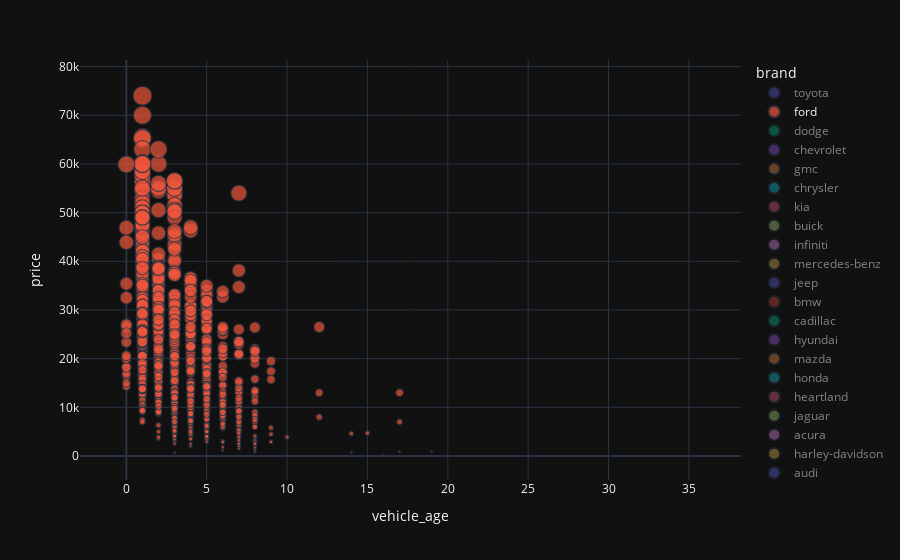

The notebook cell this image was saved under:
### Code cell
fig = px.scatter(data, x="vehicle_age", y="price", color="brand", size='price',hover_data=['model'], template = 'plotly_dark')
fig.show()

### Figure 1 — Plotly figure (JSON) as saved in the notebook; plotly's stock layout.template omitted (floating-point values rounded to 4 significant figures; data arrays with more than 128 entries replaced by an {"elided": "..."} marker saying what was removed)
{"data": [{"customdata": [["cruiser"]], "hovertemplate": "brand=toyota<br>vehicle_age=%{x}<br>price=%{marker.size}<br>model=%{customdata[0]}<extra></extra>", "legendgroup": "toyota", "marker": {"color": "#636efa", "size": [6300], "sizemode": "area", "sizeref": 212.2, "symbol": "circle"}, "mode": "markers", "name": "toyota", "showlegend": true, "type": "scattergl", "visible": "legendonly", "x": [12], "xaxis": "x", "y": [6300], "yaxis": "y"}, {"customdata": {"elided": "1234x1 str values"}, "hovertemplate": "brand=ford<br>vehicle_age=%{x}<br>price=%{marker.size}<br>model=%{customdata[0]}<extra></extra>", "legendgroup": "ford", "marker": {"color": "#EF553B", "size": {"elided": "1234 int values"}, "sizemode": "area", "sizeref": 212.2, "symbol": "circle"}, "mode": "markers", "name": "ford", "showlegend": true, "type": "scattergl", "visible": true, "x": {"elided": "1234 int values"}, "xaxis": "x", "y": {"elided": "1234 int values"}, "yaxis": "y"}, {"customdata": {"elided": "432x1 str values"}, "hovertemplate": "brand=dodge<br>vehicle_age=%{x}<br>price=%{marker.size}<br>model=%{customdata[0]}<extra></extra>", "legendgroup": "dodge", "marker": {"color": "#00cc96", "size": {"elided": "432 int values"}, "sizemode": "area", "sizeref": 212.2, "symbol": "circle"}, "mode": "markers", "name": "dodge", "showlegend": true, "type": "scattergl", "visible": "legendonly", "x": {"elided": "432 int values"}, "xaxis": "x", "y": {"elided": "432 int values"}, "yaxis": "y"}, {"customdata": {"elided": "296x1 str values"}, "hovertemplate": "brand=chevrolet<br>vehicle_age=%{x}<br>price=%{marker.size}<br>model=%{customdata[0]}<extra></extra>", "legendgroup": "chevrolet", "marker": {"color": "#ab63fa", "size": {"elided": "296 int values"}, "sizemode": "area", "sizeref": 212.2, "symbol": "circle"}, "mode": "markers", "name": "chevrolet", "showlegend": true, "type": "scattergl", "visible": "legendonly", "x": {"elided": "296 int values"}, "xaxis": "x", "y": {"elided": "296 int values"}, "yaxis": "y"}, {"customdata": [["door"], ["mpv"], ["door"], ["door"], ["door"], ["door"], ["door"], ["door"], ["door"], ["mpv"], ["mpv"], ["door"], ["door"], ["door"], ["door"], ["door"], ["door"], ["mpv"], ["mpv"], ["mpv"], ["mpv"], ["mpv"], ["door"], ["mpv"], ["mpv"], ["mpv"], ["mpv"], ["door"], ["door"], ["door"], ["door"], ["door"], ["door"], ["door"], ["acadia"], ["cab"], ["1500"], ["mpv"], ["limited"], ["mpv"], ["2500hd"]], "hovertemplate": "brand=gmc<br>vehicle_age=%{x}<br>price=%{marker.size}<br>model=%{customdata[0]}<extra></extra>", "legendgroup": "gmc", "marker": {"color": "#FFA15A", "size": [13350, 12920, 12710, 12520, 11900, 12710, 11900, 12710, 12520, 12710, 12920, 13490, 12710, 12780, 12520, 12520, 13200, 9190, 5520, 5520, 6270, 5600, 0, 5630, 6300, 9270, 9190, 1025, 25, 5000, 5790, 8850, 500, 5100, 21400, 5380, 48500, 3330, 26000, 5630, 32500], "sizemode": "area", "sizeref": 212.2, "symbol": "circle"}, "mode": "markers", "name": "gmc", "showlegend": true, "type": "scattergl", "visible": "legendonly", "x": [3, 3, 3, 3, 3, 3, 3, 3, 3, 3, 3, 3, 3, 3, 3, 3, 3, 3, 3, 3, 3, 3, 16, 3, 3, 3, 3, 11, 17, 8, 8, 9, 2, 9, 2, 9, 1, 11, 1, 3, 2], "xaxis": "x", "y": [13350, 12920, 12710, 12520, 11900, 12710, 11900, 12710, 12520, 12710, 12920, 13490, 12710, 12780, 12520, 12520, 13200, 9190, 5520, 5520, 6270, 5600, 0, 5630, 6300, 9270, 9190, 1025, 25, 5000, 5790, 8850, 500, 5100, 21400, 5380, 48500, 3330, 26000, 5630, 32500], "yaxis": "y"}, {"customdata": [["wagon"], ["300"], ["pacifica"], ["300"], ["pacifica"], ["300"], ["300"], ["300"], ["door"], ["pacifica"], ["van"], ["300"], ["door"], ["door"], ["door"], ["van"], ["door"], ["door"]], "hovertemplate": "brand=chrysler<br>vehicle_age=%{x}<br>price=%{marker.size}<br>model=%{customdata[0]}<extra></extra>", "legendgroup": "chrysler", "marker": {"color": "#19d3f3", "size": [5430, 19600, 23000, 18500, 29100, 19300, 19400, 18300, 7350, 26500, 25900, 19500, 6440, 175, 25, 2960, 1420, 3450], "sizemode": "area", "sizeref": 212.2, "symbol": "circle"}, "mode": "markers", "name": "chrysler", "showlegend": true, "type": "scattergl", "visible": "legendonly", "x": [3, 1, 0, 1, 1, 1, 1, 1, 5, 3, 3, 3, 2, 20, 15, 12, 13, 9], "xaxis": "x", "y": [5430, 19600, 23000, 18500, 29100, 19300, 19400, 18300, 7350, 26500, 25900, 19500, 6440, 175, 25, 2960, 1420, 3450], "yaxis": "y"}, {"customdata": [["forte"], ["forte"], ["sorento"], ["door"], ["soul"], ["sorento"], ["wagon"], ["sportage"], ["door"], ["sorento"], ["door"], ["sorento"], ["sorento"]], "hovertemplate": "brand=kia<br>vehicle_age=%{x}<br>price=%{marker.size}<br>model=%{customdata[0]}<extra></extra>", "legendgroup": "kia", "marker": {"color": "#FF6692", "size": [5200, 7300, 21500, 3000, 12700, 13800, 0, 13000, 3810, 14000, 13300, 15500, 21500], "sizemode": "area", "sizeref": 212.2, "symbol": "circle"}, "mode": "markers", "name": "kia", "showlegend": true, "type": "scattergl", "visible": "legendonly", "x": [2, 2, 0, 7, 1, 3, 12, 3, 4, 3, 3, 3, 3], "xaxis": "x", "y": [5200, 7300, 21500, 3000, 12700, 13800, 0, 13000, 3810, 14000, 13300, 15500, 21500], "yaxis": "y"}, {"customdata": [["encore"], ["door"], ["enclave"], ["door"], ["door"], ["door"], ["encore"], ["door"], ["encore"], ["enclave"], ["door"], ["door"], ["door"]], "hovertemplate": "brand=buick<br>vehicle_age=%{x}<br>price=%{marker.size}<br>model=%{customdata[0]}<extra></extra>", "legendgroup": "buick", "marker": {"color": "#B6E880", "size": [16500, 12000, 27000, 18100, 26400, 20105, 13200, 0, 13500, 37500, 21500, 21500, 29000], "sizemode": "area", "sizeref": 212.2, "symbol": "circle"}, "mode": "markers", "name": "buick", "showlegend": true, "type": "scattergl", "visible": "legendonly", "x": [2, 6, 3, 3, 3, 4, 3, 14, 4, 1, 3, 3, 3], "xaxis": "x", "y": [16500, 12000, 27000, 18100, 26400, 20105, 13200, 0, 13500, 37500, 21500, 21500, 29000], "yaxis": "y"}, {"customdata": [["q70"], ["mpv"], ["mpv"], ["mpv"], ["mpv"], ["mpv"], ["mpv"], ["mpv"], ["mpv"], ["mpv"], ["mpv"], ["mpv"]], "hovertemplate": "brand=infiniti<br>vehicle_age=%{x}<br>price=%{marker.size}<br>model=%{customdata[0]}<extra></extra>", "legendgroup": "infiniti", "marker": {"color": "#FF97FF", "size": [18500, 10330, 10400, 14810, 10050, 10120, 10330, 13080, 15050, 14750, 14750, 15010], "sizemode": "area", "sizeref": 212.2, "symbol": "circle"}, "mode": "markers", "name": "infiniti", "showlegend": true, "type": "scattergl", "visible": "legendonly", "x": [4, 1, 1, 1, 1, 1, 1, 1, 1, 1, 1, 1], "xaxis": "x", "y": [18500, 10330, 10400, 14810, 10050, 10120, 10330, 13080, 15050, 14750, 14750, 15010], "yaxis": "y"}, {"customdata": [["vans"], ["vans"], ["gle"], ["door"], ["glc"], ["e-class"], ["gle"], ["sl-class"], ["door"], ["door"]], "hovertemplate": "brand=mercedes-benz<br>vehicle_age=%{x}<br>price=%{marker.size}<br>model=%{customdata[0]}<extra></extra>", "legendgroup": "mercedes-benz", "marker": {"color": "#FECB52", "size": [16600, 16600, 40000, 10740, 24900, 29400, 28000, 84900, 17900, 18000], "sizemode": "area", "sizeref": 212.2, "symbol": "circle"}, "mode": "markers", "name": "mercedes-benz", "showlegend": true, "type": "scattergl", "visible": "legendonly", "x": [4, 4, 1, 2, 2, 3, 2, 3, 5, 5], "xaxis": "x", "y": [16600, 16600, 40000, 10740, 24900, 29400, 28000, 84900, 17900, 18000], "yaxis": "y"}, {"customdata": [["compass"], ["compass"], ["cherokee"], ["cherokee"], ["cherokee"], ["compass"], ["compass"], ["compass"], ["compass"], ["mpv"], ["mpv"], ["mpv"], ["mpv"], ["mpv"], ["mpv"], ["mpv"], ["door"], ["door"], ["door"], ["door"], ["mpv"], ["mpv"], ["mpv"], ["mpv"], ["mpv"], ["mpv"], ["mpv"], ["mpv"], ["mpv"], ["mpv"]], "hovertemplate": "brand=jeep<br>vehicle_age=%{x}<br>price=%{marker.size}<br>model=%{customdata[0]}<extra></extra>", "legendgroup": "jeep", "marker": {"color": "#636efa", "size": [16200, 16000, 20000, 20700, 21100, 15800, 15900, 17900, 18000, 6530, 4400, 10900, 10900, 6330, 6930, 11380, 4150, 25, 7770, 200, 5800, 11000, 4950, 11200, 11200, 8610, 11100, 10910, 11100, 11030], "sizemode": "area", "sizeref": 212.2, "symbol": "circle"}, "mode": "markers", "name": "jeep", "showlegend": true, "type": "scattergl", "visible": "legendonly", "x": [1, 1, 1, 1, 1, 1, 1, 1, 1, 1, 1, 1, 1, 1, 1, 1, 6, 21, 6, 19, 1, 1, 1, 1, 1, 1, 1, 1, 1, 1], "xaxis": "x", "y": [16200, 16000, 20000, 20700, 21100, 15800, 15900, 17900, 18000, 6530, 4400, 10900, 10900, 6330, 6930, 11380, 4150, 25, 7770, 200, 5800, 11000, 4950, 11200, 11200, 8610, 11100, 10910, 11100, 11030], "yaxis": "y"}, {"customdata": [["x3"], ["door"], ["m"], ["series"], ["series"], ["series"], ["door"], ["door"], ["series"], ["series"], ["coupe"], ["series"], ["door"], ["door"], ["series"], ["series"], ["x3"]], "hovertemplate": "brand=bmw<br>vehicle_age=%{x}<br>price=%{marker.size}<br>model=%{customdata[0]}<extra></extra>", "legendgroup": "bmw", "marker": {"color": "#EF553B", "size": [29400, 24500, 53500, 39000, 40000, 39000, 6200, 2925, 61200, 13500, 1825, 39800, 0, 15000, 29700, 33500, 19700], "sizemode": "area", "sizeref": 212.2, "symbol": "circle"}, "mode": "markers", "name": "bmw", "showlegend": true, "type": "scattergl", "visible": "legendonly", "x": [3, 3, 3, 4, 4, 4, 9, 7, 0, 6, 12, 3, 20, 6, 4, 3, 3], "xaxis": "x", "y": [29400, 24500, 53500, 39000, 40000, 39000, 6200, 2925, 61200, 13500, 1825, 39800, 0, 15000, 29700, 33500, 19700], "yaxis": "y"}, {"customdata": [["door"], ["door"], ["door"], ["door"], ["esv"], ["door"], ["srx"], ["coupe"], ["door"], ["xt5"]], "hovertemplate": "brand=cadillac<br>vehicle_age=%{x}<br>price=%{marker.size}<br>model=%{customdata[0]}<extra></extra>", "legendgroup": "cadillac", "marker": {"color": "#00cc96", "size": [23605, 25201, 24500, 47500, 33300, 19002, 18402, 0, 20400, 37500], "sizemode": "area", "sizeref": 212.2, "symbol": "circle"}, "mode": "markers", "name": "cadillac", "showlegend": true, "type": "scattergl", "visible": "legendonly", "x": [3, 3, 3, 3, 5, 4, 4, 20, 5, 1], "xaxis": "x", "y": [23605, 25201, 24500, 47500, 33300, 19002, 18402, 0, 20400, 37500], "yaxis": "y"}, {"customdata": [["door"], ["elantra"], ["mpv"], ["door"], ["door"], ["door"], ["door"], ["mpv"], ["door"], ["mpv"], ["mpv"], ["door"], ["mpv"], ["door"], ["door"]], "hovertemplate": "brand=hyundai<br>vehicle_age=%{x}<br>price=%{marker.size}<br>model=%{customdata[0]}<extra></extra>", "legendgroup": "hyundai", "marker": {"color": "#ab63fa", "size": [8200, 9800, 5350, 3760, 5998, 3960, 4010, 4690, 8000, 4730, 4650, 3440, 4750, 3460, 3250], "sizemode": "area", "sizeref": 212.2, "symbol": "circle"}, "mode": "markers", "name": "hyundai", "showlegend": true, "type": "scattergl", "visible": "legendonly", "x": [3, 3, 1, 1, 6, 1, 1, 1, 5, 1, 1, 1, 1, 8, 5], "xaxis": "x", "y": [8200, 9800, 5350, 3760, 5998, 3960, 4010, 4690, 8000, 4730, 4650, 3440, 4750, 3460, 3250], "yaxis": "y"}, {"customdata": [["door"], ["cx-3"]], "hovertemplate": "brand=mazda<br>vehicle_age=%{x}<br>price=%{marker.size}<br>model=%{customdata[0]}<extra></extra>", "legendgroup": "mazda", "marker": {"color": "#FFA15A", "size": [0, 16000], "sizemode": "area", "sizeref": 212.2, "symbol": "circle"}, "mode": "markers", "name": "mazda", "showlegend": true, "type": "scattergl", "visible": "legendonly", "x": [11, 4], "xaxis": "x", "y": [0, 16000], "yaxis": "y"}, {"customdata": [["door"], ["van"], ["door"], ["mpv"], ["door"], ["van"], ["door"], ["door"], ["door"], ["door"], ["door"], ["mpv"]], "hovertemplate": "brand=honda<br>vehicle_age=%{x}<br>price=%{marker.size}<br>model=%{customdata[0]}<extra></extra>", "legendgroup": "honda", "marker": {"color": "#19d3f3", "size": [0, 17200, 6940, 4950, 6240, 8160, 3960, 3700, 3900, 6160, 5420, 6900], "sizemode": "area", "sizeref": 212.2, "symbol": "circle"}, "mode": "markers", "name": "honda", "showlegend": true, "type": "scattergl", "visible": "legendonly", "x": [17, 4, 10, 4, 5, 5, 5, 6, 3, 3, 3, 3], "xaxis": "x", "y": [0, 17200, 6940, 4950, 6240, 8160, 3960, 3700, 3900, 6160, 5420, 6900], "yaxis": "y"}, {"customdata": [["pioneer"], ["trail"], ["country"], ["country"]], "hovertemplate": "brand=heartland<br>vehicle_age=%{x}<br>price=%{marker.size}<br>model=%{customdata[0]}<extra></extra>", "legendgroup": "heartland", "marker": {"color": "#FF6692", "size": [4050, 1880, 6680, 2220], "sizemode": "area", "sizeref": 212.2, "symbol": "circle"}, "mode": "markers", "name": "heartland", "showlegend": true, "type": "scattergl", "visible": "legendonly", "x": [2, 8, 9, 10], "xaxis": "x", "y": [4050, 1880, 6680, 2220], "yaxis": "y"}, {"customdata": [["door"]], "hovertemplate": "brand=jaguar<br>vehicle_age=%{x}<br>price=%{marker.size}<br>model=%{customdata[0]}<extra></extra>", "legendgroup": "jaguar", "marker": {"color": "#B6E880", "size": [2800], "sizemode": "area", "sizeref": 212.2, "symbol": "circle"}, "mode": "markers", "name": "jaguar", "showlegend": true, "type": "scattergl", "visible": "legendonly", "x": [1], "xaxis": "x", "y": [2800], "yaxis": "y"}, {"customdata": [["door"], ["door"], ["mdx"]], "hovertemplate": "brand=acura<br>vehicle_age=%{x}<br>price=%{marker.size}<br>model=%{customdata[0]}<extra></extra>", "legendgroup": "acura", "marker": {"color": "#FF97FF", "size": [1000, 3900, 16900], "sizemode": "area", "sizeref": 212.2, "symbol": "circle"}, "mode": "markers", "name": "acura", "showlegend": true, "type": "scattergl", "visible": "legendonly", "x": [12, 11, 6], "xaxis": "x", "y": [1000, 3900, 16900], "yaxis": "y"}, {"customdata": [["road/street"]], "hovertemplate": "brand=harley-davidson<br>vehicle_age=%{x}<br>price=%{marker.size}<br>model=%{customdata[0]}<extra></extra>", "legendgroup": "harley-davidson", "marker": {"color": "#FECB52", "size": [54680], "sizemode": "area", "sizeref": 212.2, "symbol": "circle"}, "mode": "markers", "name": "harley-davidson", "showlegend": true, "type": "scattergl", "visible": "legendonly", "x": [4], "xaxis": "x", "y": [54680], "yaxis": "y"}, {"customdata": [["door"], ["door"], ["q5"], ["5"]], "hovertemplate": "brand=audi<br>vehicle_age=%{x}<br>price=%{marker.size}<br>model=%{customdata[0]}<extra></extra>", "legendgroup": "audi", "marker": {"color": "#636efa", "size": [25, 0, 19500, 36400], "sizemode": "area", "sizeref": 212.2, "symbol": "circle"}, "mode": "markers", "name": "audi", "showlegend": true, "type": "scattergl", "visible": "legendonly", "x": [12, 15, 3, 5], "xaxis": "x", "y": [25, 0, 19500, 36400], "yaxis": "y"}, {"customdata": [["nautilus"], ["door"]], "hovertemplate": "brand=lincoln<br>vehicle_age=%{x}<br>price=%{marker.size}<br>model=%{customdata[0]}<extra></extra>", "legendgroup": "lincoln", "marker": {"color": "#EF553B", "size": [36300, 0], "sizemode": "area", "sizeref": 212.2, "symbol": "circle"}, "mode": "markers", "name": "lincoln", "showlegend": true, "type": "scattergl", "visible": "legendonly", "x": [1, 15], "xaxis": "x", "y": [36300, 0], "yaxis": "y"}, {"customdata": [["gx"], ["mpv"]], "hovertemplate": "brand=lexus<br>vehicle_age=%{x}<br>price=%{marker.size}<br>model=%{customdata[0]}<extra></extra>", "legendgroup": "lexus", "marker": {"color": "#00cc96", "size": [55600, 10840], "sizemode": "area", "sizeref": 212.2, "symbol": "circle"}, "mode": "markers", "name": "lexus", "showlegend": true, "type": "scattergl", "visible": "legendonly", "x": [0, 3], "xaxis": "x", "y": [55600, 10840], "yaxis": "y"}, {"customdata": {"elided": "312x1 str values"}, "hovertemplate": "brand=nissan<br>vehicle_age=%{x}<br>price=%{marker.size}<br>model=%{customdata[0]}<extra></extra>", "legendgroup": "nissan", "marker": {"color": "#ab63fa", "size": {"elided": "312 int values"}, "sizemode": "area", "sizeref": 212.2, "symbol": "circle"}, "mode": "markers", "name": "nissan", "showlegend": true, "type": "scattergl", "visible": "legendonly", "x": {"elided": "312 int values"}, "xaxis": "x", "y": {"elided": "312 int values"}, "yaxis": "y"}, {"customdata": [["sport"], ["discovery"], ["sport"], ["sport"]], "hovertemplate": "brand=land<br>vehicle_age=%{x}<br>price=%{marker.size}<br>model=%{customdata[0]}<extra></extra>", "legendgroup": "land", "marker": {"color": "#FFA15A", "size": [23000, 46900, 23200, 22500], "sizemode": "area", "sizeref": 212.2, "symbol": "circle"}, "mode": "markers", "name": "land", "showlegend": true, "type": "scattergl", "visible": "legendonly", "x": [2, 2, 2, 2], "xaxis": "x", "y": [23000, 46900, 23200, 22500], "yaxis": "y"}, {"customdata": [["ghibli"]], "hovertemplate": "brand=maserati<br>vehicle_age=%{x}<br>price=%{marker.size}<br>model=%{customdata[0]}<extra></extra>", "legendgroup": "maserati", "marker": {"color": "#19d3f3", "size": [30300], "sizemode": "area", "sizeref": 212.2, "symbol": "circle"}, "mode": "markers", "name": "maserati", "showlegend": true, "type": "scattergl", "visible": "legendonly", "x": [3], "xaxis": "x", "y": [30300], "yaxis": "y"}, {"customdata": [["truck"], ["truck"], ["truck"], ["truck"]], "hovertemplate": "brand=peterbilt<br>vehicle_age=%{x}<br>price=%{marker.size}<br>model=%{customdata[0]}<extra></extra>", "legendgroup": "peterbilt", "marker": {"color": "#FF6692", "size": [475, 100, 0, 1025], "sizemode": "area", "sizeref": 212.2, "symbol": "circle"}, "mode": "markers", "name": "peterbilt", "showlegend": true, "type": "scattergl", "visible": "legendonly", "x": [8, 8, 11, 10], "xaxis": "x", "y": [475, 100, 0, 1025], "yaxis": "y"}, {"customdata": [["door"]], "hovertemplate": "brand=ram<br>vehicle_age=%{x}<br>price=%{marker.size}<br>model=%{customdata[0]}<extra></extra>", "legendgroup": "ram", "marker": {"color": "#B6E880", "size": [11050], "sizemode": "area", "sizeref": 212.2, "symbol": "circle"}, "mode": "markers", "name": "ram", "showlegend": true, "type": "scattergl", "visible": "legendonly", "x": [3], "xaxis": "x", "y": [11050], "yaxis": "y"}], "layout": {"autosize": true, "legend": {"itemsizing": "constant", "title": {"text": "brand"}, "tracegroupgap": 0}, "margin": {"t": 60}, "xaxis": {"anchor": "y", "autorange": true, "domain": [0, 1], "range": [-2.526, 38.14], "title": {"text": "vehicle_age"}, "type": "linear"}, "yaxis": {"anchor": "x", "autorange": true, "domain": [0, 1], "range": [-5240.0, 82570.0], "title": {"text": "price"}, "type": "linear"}}}
